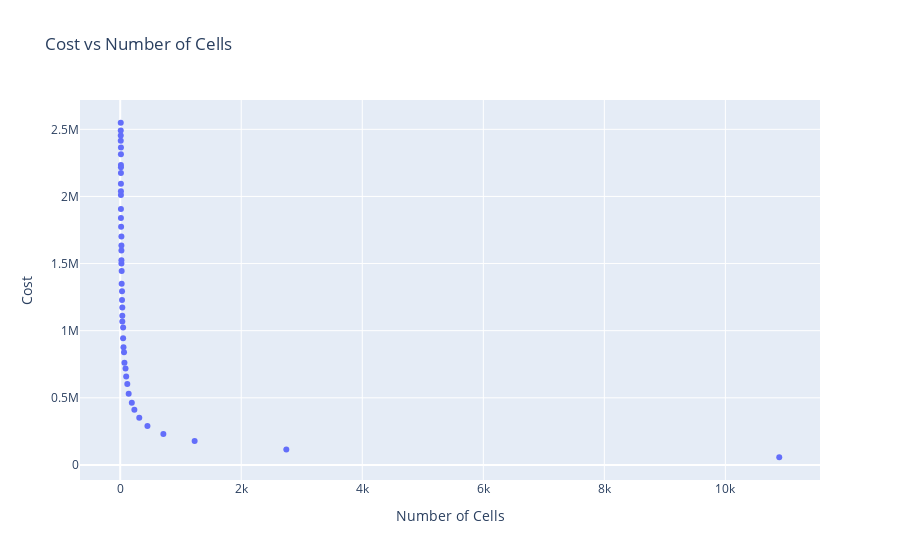

Notebook code cell kept with this figure:
### Code cell
records = []

for st in range(1, min(X.shape)//2):
    Xs = X[0::st, 0::st]
    Ys = Y[0::st, 0::st]

    stations_quantized = stations[['cve_estac','geometry']].copy()

    # Modify the geometry
    stations_quantized['geometry'] = stations_quantized['geometry'].apply(
        lambda geom: box(
            ((geom.x - minx) // (st * resolution)) * (st * resolution) + minx,
            ((geom.y - miny) // (st * resolution)) * (st * resolution) + miny,
            ((geom.x - minx) // (st * resolution)) * (st * resolution) + minx + (st * resolution),
            ((geom.y - miny) // (st * resolution)) * (st * resolution) + miny + (st * resolution)
        )
    )
    stations_quantized.set_index('cve_estac', inplace=True)
    
    # Crear un nuevo GeoDataFrame combinando ambos
    merged_gdf = stations_temp.copy()
    merged_gdf["geometry_poly"] = stations_quantized["geometry"]

    # Aplicar la función a cada fila
    merged_gdf["sum_distances"] = merged_gdf.apply(sum_distances, axis=1)
    
    cost = merged_gdf["sum_distances"].sum()
    
    num_cells = Xs.shape[0] * Xs.shape[1]
    
    records.append({'st': st, 'cost': cost, 'num_cells': num_cells})
    
df = pd.DataFrame(records)


fig = px.scatter(
    df, 
    x='num_cells', 
    y='cost', 
    title='Cost vs Number of Cells', 
    labels={'num_cells': 'Number of Cells', 'cost': 'Cost', 'st': 'Step'},
    hover_data=['st']
)
fig.show()

### Figure 1 — Plotly figure (JSON) as saved in the notebook; plotly's stock layout.template omitted (floating-point values rounded to 4 significant figures)
{"data": [{"customdata": [[1], [2], [3], [4], [5], [6], [7], [8], [9], [10], [11], [12], [13], [14], [15], [16], [17], [18], [19], [20], [21], [22], [23], [24], [25], [26], [27], [28], [29], [30], [31], [32], [33], [34], [35], [36], [37], [38], [39], [40], [41], [42], [43], [44]], "hovertemplate": "Number of Cells=%{x}<br>Cost=%{y}<br>Step=%{customdata[0]}<extra></extra>", "legendgroup": "", "marker": {"color": "#636efa", "symbol": "circle"}, "mode": "markers", "name": "", "orientation": "v", "showlegend": false, "type": "scatter", "x": [10890, 2745, 1230, 713, 450, 315, 234, 192, 140, 117, 99, 88, 70, 63, 54, 48, 48, 35, 35, 35, 30, 30, 24, 24, 20, 20, 20, 20, 20, 15, 12, 12, 12, 12, 12, 12, 12, 12, 12, 12, 9, 9, 9, 9], "xaxis": "x", "y": [57030.0, 114800.0, 178700.0, 230900.0, 290300.0, 351300.0, 410500.0, 463600.0, 530700.0, 602000.0, 659400.0, 718500.0, 760400.0, 838400.0, 877000.0, 944300.0, 1023000.0, 1068000.0, 1110000.0, 1173000.0, 1228000.0, 1293000.0, 1350000.0, 1446000.0, 1500000.0, 1525000.0, 1597000.0, 1634000.0, 1702000.0, 1775000.0, 1840000.0, 1906000.0, 2010000.0, 2039000.0, 2095000.0, 2175000.0, 2218000.0, 2235000.0, 2314000.0, 2365000.0, 2415000.0, 2455000.0, 2491000.0, 2549000.0], "yaxis": "y"}], "layout": {"legend": {"tracegroupgap": 0}, "title": {"text": "Cost vs Number of Cells"}, "xaxis": {"anchor": "y", "domain": [0, 1], "title": {"text": "Number of Cells"}}, "yaxis": {"anchor": "x", "domain": [0, 1], "title": {"text": "Cost"}}}}
